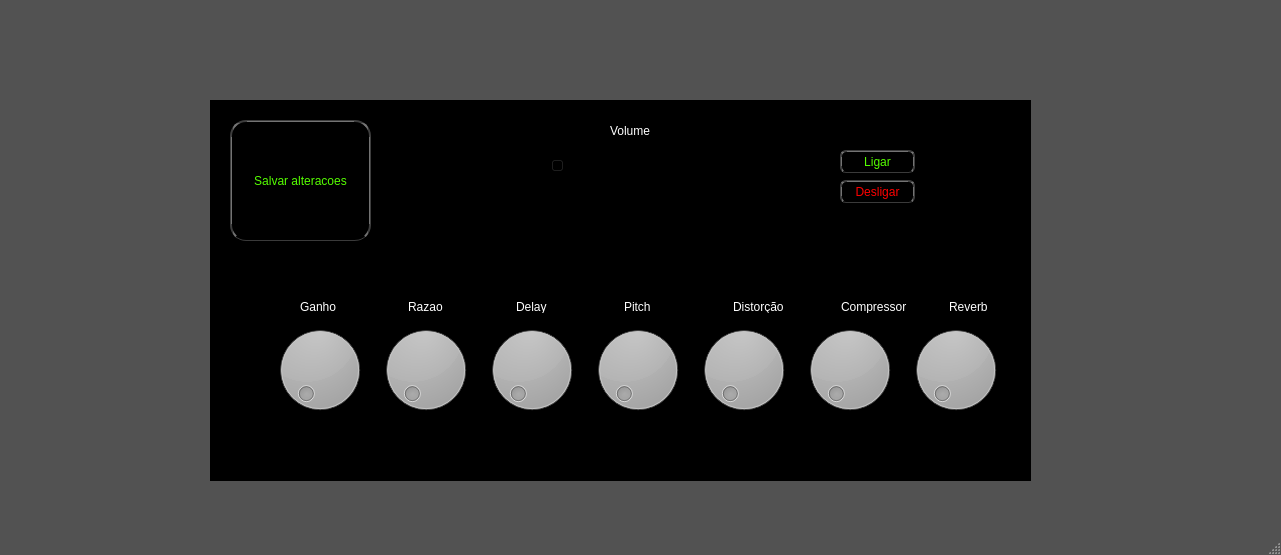
<?xml version="1.0" encoding="UTF-8"?>
<ui version="4.0">
 <class>MainWindow</class>
 <widget class="QMainWindow" name="MainWindow">
  <property name="geometry">
   <rect>
    <x>0</x>
    <y>0</y>
    <width>1281</width>
    <height>555</height>
   </rect>
  </property>
  <property name="windowTitle">
   <string>MainWindow</string>
  </property>
  <property name="styleSheet">
   <string notr="true">/*
ElegantDark Style Sheet for QT Applications
Author: Jaime A. Quiroga P.
Company: GTRONICK
Last updated: 17/04/2018
Available at: https://github.com/GTRONICK/QSS/blob/master/ElegantDark.qss
*/
QMainWindow {
	background-color:rgb(82, 82, 82);
}
QTextEdit {
	background-color:rgb(42, 42, 42);
	color: rgb(0, 255, 0);
}
QPushButton{
	border-style: outset;
	border-width: 2px;
	border-top-color: qlineargradient(spread:pad, x1:0.5, y1:0.6, x2:0.5, y2:0.4, stop:0 rgba(115, 115, 115, 255), stop:1 rgba(62, 62, 62, 255));
	border-right-color: qlineargradient(spread:pad, x1:0.4, y1:0.5, x2:0.6, y2:0.5, stop:0 rgba(115, 115, 115, 255), stop:1 rgba(62, 62, 62, 255));
	border-left-color: qlineargradient(spread:pad, x1:0.6, y1:0.5, x2:0.4, y2:0.5, stop:0 rgba(115, 115, 115, 255), stop:1 rgba(62, 62, 62, 255));
	border-bottom-color: rgb(58, 58, 58);
	border-bottom-width: 1px;
	border-style: solid;
	color: rgb(255, 255, 255);
	padding: 2px;
	background-color: qlineargradient(spread:pad, x1:0.5, y1:1, x2:0.5, y2:0, stop:0 rgba(77, 77, 77, 255), stop:1 rgba(97, 97, 97, 255));
}
QPushButton:hover{
	border-style: outset;
	border-width: 2px;
	border-top-color: qlineargradient(spread:pad, x1:0.5, y1:0.6, x2:0.5, y2:0.4, stop:0 rgba(180, 180, 180, 255), stop:1 rgba(110, 110, 110, 255));
	border-right-color: qlineargradient(spread:pad, x1:0.4, y1:0.5, x2:0.6, y2:0.5, stop:0 rgba(180, 180, 180, 255), stop:1 rgba(110, 110, 110, 255));
	border-left-color: qlineargradient(spread:pad, x1:0.6, y1:0.5, x2:0.4, y2:0.5, stop:0 rgba(180, 180, 180, 255), stop:1 rgba(110, 110, 110, 255));
	border-bottom-color: rgb(115, 115, 115);
	border-bottom-width: 1px;
	border-style: solid;
	color: rgb(255, 255, 255);
	padding: 2px;
	background-color: qlineargradient(spread:pad, x1:0.5, y1:1, x2:0.5, y2:0, stop:0 rgba(107, 107, 107, 255), stop:1 rgba(157, 157, 157, 255));
}
QPushButton:pressed{
	border-style: outset;
	border-width: 2px;
	border-top-color: qlineargradient(spread:pad, x1:0.5, y1:0.6, x2:0.5, y2:0.4, stop:0 rgba(62, 62, 62, 255), stop:1 rgba(22, 22, 22, 255));
	border-right-color: qlineargradient(spread:pad, x1:0.4, y1:0.5, x2:0.6, y2:0.5, stop:0 rgba(115, 115, 115, 255), stop:1 rgba(62, 62, 62, 255));
	border-left-color: qlineargradient(spread:pad, x1:0.6, y1:0.5, x2:0.4, y2:0.5, stop:0 rgba(115, 115, 115, 255), stop:1 rgba(62, 62, 62, 255));
	border-bottom-color: rgb(58, 58, 58);
	border-bottom-width: 1px;
	border-style: solid;
	color: rgb(255, 255, 255);
	padding: 2px;
	background-color: qlineargradient(spread:pad, x1:0.5, y1:1, x2:0.5, y2:0, stop:0 rgba(77, 77, 77, 255), stop:1 rgba(97, 97, 97, 255));
}
QPushButton:disabled{
	border-style: outset;
	border-width: 2px;
	border-top-color: qlineargradient(spread:pad, x1:0.5, y1:0.6, x2:0.5, y2:0.4, stop:0 rgba(115, 115, 115, 255), stop:1 rgba(62, 62, 62, 255));
	border-right-color: qlineargradient(spread:pad, x1:0.4, y1:0.5, x2:0.6, y2:0.5, stop:0 rgba(115, 115, 115, 255), stop:1 rgba(62, 62, 62, 255));
	border-left-color: qlineargradient(spread:pad, x1:0.6, y1:0.5, x2:0.4, y2:0.5, stop:0 rgba(115, 115, 115, 255), stop:1 rgba(62, 62, 62, 255));
	border-bottom-color: rgb(58, 58, 58);
	border-bottom-width: 1px;
	border-style: solid;
	color: rgb(0, 0, 0);
	padding: 2px;
	background-color: qlineargradient(spread:pad, x1:0.5, y1:1, x2:0.5, y2:0, stop:0 rgba(57, 57, 57, 255), stop:1 rgba(77, 77, 77, 255));
}
QLineEdit {
	border-width: 1px; border-radius: 4px;
	border-color: rgb(58, 58, 58);
	border-style: inset;
	padding: 0 8px;
	color: rgb(255, 255, 255);
	background:rgb(100, 100, 100);
	selection-background-color: rgb(187, 187, 187);
	selection-color: rgb(60, 63, 65);
}
QLabel {
	color:rgb(255,255,255);	
}
QProgressBar {
	text-align: center;
	color: rgb(240, 240, 240);
	border-width: 1px; 
	border-radius: 10px;
	border-color: rgb(58, 58, 58);
	border-style: inset;
	background-color:rgb(77,77,77);
}
QProgressBar::chunk {
	background-color: qlineargradient(spread:pad, x1:0.5, y1:0.7, x2:0.5, y2:0.3, stop:0 rgba(87, 97, 106, 255), stop:1 rgba(93, 103, 113, 255));
	border-radius: 5px;
}
QMenuBar {
	background:rgb(82, 82, 82);
}
QMenuBar::item {
	color:rgb(223,219,210);
	spacing: 3px;
	padding: 1px 4px;
	background: transparent;
}

QMenuBar::item:selected {
	background:rgb(115, 115, 115);
}
QMenu::item:selected {
	color:rgb(255,255,255);
	border-width:2px;
	border-style:solid;
	padding-left:18px;
	padding-right:8px;
	padding-top:2px;
	padding-bottom:3px;
	background:qlineargradient(spread:pad, x1:0.5, y1:0.7, x2:0.5, y2:0.3, stop:0 rgba(87, 97, 106, 255), stop:1 rgba(93, 103, 113, 255));
	border-top-color: qlineargradient(spread:pad, x1:0.5, y1:0.6, x2:0.5, y2:0.4, stop:0 rgba(115, 115, 115, 255), stop:1 rgba(62, 62, 62, 255));
	border-right-color: qlineargradient(spread:pad, x1:0.4, y1:0.5, x2:0.6, y2:0.5, stop:0 rgba(115, 115, 115, 255), stop:1 rgba(62, 62, 62, 255));
	border-left-color: qlineargradient(spread:pad, x1:0.6, y1:0.5, x2:0.4, y2:0.5, stop:0 rgba(115, 115, 115, 255), stop:1 rgba(62, 62, 62, 255));
	border-bottom-color: rgb(58, 58, 58);
	border-bottom-width: 1px;
}
QMenu::item {
	color:rgb(223,219,210);
	background-color:rgb(78,78,78);
	padding-left:20px;
	padding-top:4px;
	padding-bottom:4px;
	padding-right:10px;
}
QMenu{
	background-color:rgb(78,78,78);
}
QTabWidget {
	color:rgb(0,0,0);
	background-color:rgb(247,246,246);
}
QTabWidget::pane {
		border-color: rgb(77,77,77);
		background-color:rgb(101,101,101);
		border-style: solid;
		border-width: 1px;
    	border-radius: 6px;
}
QTabBar::tab {
	padding:2px;
	color:rgb(250,250,250);
  	background-color: qlineargradient(spread:pad, x1:0.5, y1:1, x2:0.5, y2:0, stop:0 rgba(77, 77, 77, 255), stop:1 rgba(97, 97, 97, 255));
	border-style: solid;
	border-width: 2px;
  	border-top-right-radius:4px;
   border-top-left-radius:4px;
	border-top-color: qlineargradient(spread:pad, x1:0.5, y1:0.6, x2:0.5, y2:0.4, stop:0 rgba(115, 115, 115, 255), stop:1 rgba(95, 92, 93, 255));
	border-right-color: qlineargradient(spread:pad, x1:0.4, y1:0.5, x2:0.6, y2:0.5, stop:0 rgba(115, 115, 115, 255), stop:1 rgba(95, 92, 93, 255));
	border-left-color: qlineargradient(spread:pad, x1:0.6, y1:0.5, x2:0.4, y2:0.5, stop:0 rgba(115, 115, 115, 255), stop:1 rgba(95, 92, 93, 255));
	border-bottom-color: rgb(101,101,101);
}
QTabBar::tab:selected, QTabBar::tab:last:selected, QTabBar::tab:hover {
  	background-color:rgb(101,101,101);
  	margin-left: 0px;
  	margin-right: 1px;
}
QTabBar::tab:!selected {
    	margin-top: 1px;
		margin-right: 1px;
}
QCheckBox {
	color:rgb(223,219,210);
	padding: 2px;
}
QCheckBox:hover {
	border-radius:4px;
	border-style:solid;
	padding-left: 1px;
	padding-right: 1px;
	padding-bottom: 1px;
	padding-top: 1px;
	border-width:1px;
	border-color: rgb(87, 97, 106);
	background-color:qlineargradient(spread:pad, x1:0.5, y1:0.7, x2:0.5, y2:0.3, stop:0 rgba(87, 97, 106, 150), stop:1 rgba(93, 103, 113, 150));
}
QCheckBox::indicator:checked {
	border-radius:4px;
	border-style:solid;
	border-width:1px;
	border-color: rgb(180,180,180);
  	background-color:qlineargradient(spread:pad, x1:0.5, y1:0.7, x2:0.5, y2:0.3, stop:0 rgba(87, 97, 106, 255), stop:1 rgba(93, 103, 113, 255));
}
QCheckBox::indicator:unchecked {
	border-radius:4px;
	border-style:solid;
	border-width:1px;
	border-color: rgb(87, 97, 106);
  	background-color:rgb(255,255,255);
}
QStatusBar {
	color:rgb(240,240,240);
}
</string>
  </property>
  <widget class="QWidget" name="centralwidget">
   <widget class="QFrame" name="frame">
    <property name="geometry">
     <rect>
      <x>210</x>
      <y>100</y>
      <width>821</width>
      <height>381</height>
     </rect>
    </property>
    <property name="styleSheet">
     <string notr="true">background-color: rgb(255, 0, 127);
background-color: rgb(0, 0, 0);</string>
    </property>
    <property name="frameShape">
     <enum>QFrame::StyledPanel</enum>
    </property>
    <property name="frameShadow">
     <enum>QFrame::Raised</enum>
    </property>
    <widget class="QFrame" name="frame_2">
     <property name="geometry">
      <rect>
       <x>50</x>
       <y>210</y>
       <width>756</width>
       <height>120</height>
      </rect>
     </property>
     <property name="frameShape">
      <enum>QFrame::StyledPanel</enum>
     </property>
     <property name="frameShadow">
      <enum>QFrame::Raised</enum>
     </property>
     <layout class="QHBoxLayout" name="horizontalLayout">
      <item>
       <widget class="QDial" name="dial">
        <property name="styleSheet">
         <string notr="true">
background-color: qradialgradient(spread:pad, cx:0.5, cy:0.5, radius:0.5, fx:0.5, fy:0.5, stop:0 rgba(0, 0, 0, 255), stop:0.05 rgba(14, 8, 73, 255), stop:0.36 rgba(28, 17, 145, 255), stop:0.6 rgba(126, 14, 81, 255), stop:0.75 rgba(234, 11, 11, 255), stop:0.79 rgba(244, 70, 5, 255), stop:0.86 rgba(255, 136, 0, 255), stop:0.935 rgba(239, 236, 55, 255));</string>
        </property>
        <property name="maximum">
         <number>10</number>
        </property>
       </widget>
      </item>
      <item>
       <widget class="QDial" name="dial_razao">
        <property name="styleSheet">
         <string notr="true">
background-color: qradialgradient(spread:pad, cx:0.5, cy:0.5, radius:0.5, fx:0.5, fy:0.5, stop:0 rgba(0, 0, 0, 255), stop:0.05 rgba(14, 8, 73, 255), stop:0.36 rgba(28, 17, 145, 255), stop:0.6 rgba(126, 14, 81, 255), stop:0.75 rgba(234, 11, 11, 255), stop:0.79 rgba(244, 70, 5, 255), stop:0.86 rgba(255, 136, 0, 255), stop:0.935 rgba(239, 236, 55, 255));</string>
        </property>
        <property name="maximum">
         <number>10</number>
        </property>
       </widget>
      </item>
      <item>
       <widget class="QDial" name="dial_delay">
        <property name="styleSheet">
         <string notr="true">
background-color: qradialgradient(spread:pad, cx:0.5, cy:0.5, radius:0.5, fx:0.5, fy:0.5, stop:0 rgba(0, 0, 0, 255), stop:0.05 rgba(14, 8, 73, 255), stop:0.36 rgba(28, 17, 145, 255), stop:0.6 rgba(126, 14, 81, 255), stop:0.75 rgba(234, 11, 11, 255), stop:0.79 rgba(244, 70, 5, 255), stop:0.86 rgba(255, 136, 0, 255), stop:0.935 rgba(239, 236, 55, 255));</string>
        </property>
        <property name="maximum">
         <number>10</number>
        </property>
       </widget>
      </item>
      <item>
       <widget class="QDial" name="dial_pitch">
        <property name="styleSheet">
         <string notr="true">
background-color: qradialgradient(spread:pad, cx:0.5, cy:0.5, radius:0.5, fx:0.5, fy:0.5, stop:0 rgba(0, 0, 0, 255), stop:0.05 rgba(14, 8, 73, 255), stop:0.36 rgba(28, 17, 145, 255), stop:0.6 rgba(126, 14, 81, 255), stop:0.75 rgba(234, 11, 11, 255), stop:0.79 rgba(244, 70, 5, 255), stop:0.86 rgba(255, 136, 0, 255), stop:0.935 rgba(239, 236, 55, 255));</string>
        </property>
        <property name="maximum">
         <number>10</number>
        </property>
       </widget>
      </item>
      <item>
       <widget class="QDial" name="dial_distorcao">
        <property name="styleSheet">
         <string notr="true">
background-color: qradialgradient(spread:pad, cx:0.5, cy:0.5, radius:0.5, fx:0.5, fy:0.5, stop:0 rgba(0, 0, 0, 255), stop:0.05 rgba(14, 8, 73, 255), stop:0.36 rgba(28, 17, 145, 255), stop:0.6 rgba(126, 14, 81, 255), stop:0.75 rgba(234, 11, 11, 255), stop:0.79 rgba(244, 70, 5, 255), stop:0.86 rgba(255, 136, 0, 255), stop:0.935 rgba(239, 236, 55, 255));</string>
        </property>
        <property name="maximum">
         <number>10</number>
        </property>
       </widget>
      </item>
      <item>
       <widget class="QDial" name="dial_compressor">
        <property name="styleSheet">
         <string notr="true">
background-color: qradialgradient(spread:pad, cx:0.5, cy:0.5, radius:0.5, fx:0.5, fy:0.5, stop:0 rgba(0, 0, 0, 255), stop:0.05 rgba(14, 8, 73, 255), stop:0.36 rgba(28, 17, 145, 255), stop:0.6 rgba(126, 14, 81, 255), stop:0.75 rgba(234, 11, 11, 255), stop:0.79 rgba(244, 70, 5, 255), stop:0.86 rgba(255, 136, 0, 255), stop:0.935 rgba(239, 236, 55, 255));</string>
        </property>
        <property name="maximum">
         <number>10</number>
        </property>
       </widget>
      </item>
      <item>
       <widget class="QDial" name="dial_reverb">
        <property name="styleSheet">
         <string notr="true">
background-color: qradialgradient(spread:pad, cx:0.5, cy:0.5, radius:0.5, fx:0.5, fy:0.5, stop:0 rgba(0, 0, 0, 255), stop:0.05 rgba(14, 8, 73, 255), stop:0.36 rgba(28, 17, 145, 255), stop:0.6 rgba(126, 14, 81, 255), stop:0.75 rgba(234, 11, 11, 255), stop:0.79 rgba(244, 70, 5, 255), stop:0.86 rgba(255, 136, 0, 255), stop:0.935 rgba(239, 236, 55, 255));</string>
        </property>
        <property name="maximum">
         <number>10</number>
        </property>
       </widget>
      </item>
     </layout>
    </widget>
    <widget class="QFrame" name="frame_3">
     <property name="geometry">
      <rect>
       <x>80</x>
       <y>190</y>
       <width>771</width>
       <height>33</height>
      </rect>
     </property>
     <property name="frameShape">
      <enum>QFrame::StyledPanel</enum>
     </property>
     <property name="frameShadow">
      <enum>QFrame::Raised</enum>
     </property>
     <layout class="QHBoxLayout" name="horizontalLayout_2">
      <item>
       <widget class="QLabel" name="label_7">
        <property name="text">
         <string>Ganho</string>
        </property>
       </widget>
      </item>
      <item>
       <widget class="QLabel" name="label_5">
        <property name="text">
         <string>Razao</string>
        </property>
       </widget>
      </item>
      <item>
       <widget class="QLabel" name="label">
        <property name="text">
         <string>Delay</string>
        </property>
       </widget>
      </item>
      <item>
       <widget class="QLabel" name="label_4">
        <property name="text">
         <string>Pitch</string>
        </property>
       </widget>
      </item>
      <item>
       <widget class="QLabel" name="label_3">
        <property name="text">
         <string>Distorção</string>
        </property>
       </widget>
      </item>
      <item>
       <widget class="QLabel" name="label_2">
        <property name="text">
         <string>Compressor</string>
        </property>
       </widget>
      </item>
      <item>
       <widget class="QLabel" name="label_6">
        <property name="text">
         <string>Reverb</string>
        </property>
       </widget>
      </item>
     </layout>
    </widget>
    <widget class="QSlider" name="volume">
     <property name="geometry">
      <rect>
       <x>340</x>
       <y>50</y>
       <width>181</width>
       <height>31</height>
      </rect>
     </property>
     <property name="styleSheet">
      <string notr="true">QSlider{
	color: rgb(255, 85, 127);
	background-color: rgb(255, 255, 0);
	border-right-color: rgb(255, 85, 255);
	color: rgb(255, 170, 0);
	/*color: rgb(85, 255, 255);*/
	border-color: rgb(255, 255, 255);
	background-color: rgb(104, 104, 104);

}
border-top-color: rgb(85, 255, 255);
border-radius: 30px;</string>
     </property>
     <property name="orientation">
      <enum>Qt::Horizontal</enum>
     </property>
    </widget>
    <widget class="QLabel" name="label_8">
     <property name="geometry">
      <rect>
       <x>400</x>
       <y>10</y>
       <width>191</width>
       <height>41</height>
      </rect>
     </property>
     <property name="text">
      <string>Volume</string>
     </property>
    </widget>
    <widget class="QFrame" name="frame_4">
     <property name="geometry">
      <rect>
       <x>610</x>
       <y>40</y>
       <width>120</width>
       <height>80</height>
      </rect>
     </property>
     <property name="frameShape">
      <enum>QFrame::StyledPanel</enum>
     </property>
     <property name="frameShadow">
      <enum>QFrame::Raised</enum>
     </property>
     <widget class="QPushButton" name="pushButton">
      <property name="geometry">
       <rect>
        <x>20</x>
        <y>10</y>
        <width>75</width>
        <height>23</height>
       </rect>
      </property>
      <property name="styleSheet">
       <string notr="true">color: rgb(85, 255, 0);
border-radius: 6px;</string>
      </property>
      <property name="text">
       <string>Ligar</string>
      </property>
     </widget>
     <widget class="QPushButton" name="pushButton_2">
      <property name="geometry">
       <rect>
        <x>20</x>
        <y>40</y>
        <width>75</width>
        <height>23</height>
       </rect>
      </property>
      <property name="styleSheet">
       <string notr="true">color: rgb(255, 0, 0);
border-radius: 6px;</string>
      </property>
      <property name="text">
       <string>Desligar</string>
      </property>
     </widget>
    </widget>
    <widget class="QPushButton" name="pushButton_3">
     <property name="geometry">
      <rect>
       <x>20</x>
       <y>20</y>
       <width>141</width>
       <height>121</height>
      </rect>
     </property>
     <property name="styleSheet">
      <string notr="true">color: rgb(85, 255, 0);
border-radius: 16px;</string>
     </property>
     <property name="text">
      <string>Salvar alteracoes</string>
     </property>
    </widget>
    <widget class="QFrame" name="frame_5">
     <property name="geometry">
      <rect>
       <x>30</x>
       <y>330</y>
       <width>761</width>
       <height>43</height>
      </rect>
     </property>
     <property name="frameShape">
      <enum>QFrame::StyledPanel</enum>
     </property>
     <property name="frameShadow">
      <enum>QFrame::Raised</enum>
     </property>
     <layout class="QHBoxLayout" name="horizontalLayout_3">
      <item>
       <widget class="QLCDNumber" name="lcdGanho">
        <property name="segmentStyle">
         <enum>QLCDNumber::Flat</enum>
        </property>
       </widget>
      </item>
      <item>
       <widget class="QLCDNumber" name="lcdRazao">
        <property name="segmentStyle">
         <enum>QLCDNumber::Flat</enum>
        </property>
       </widget>
      </item>
      <item>
       <widget class="QLCDNumber" name="lcdDelay">
        <property name="segmentStyle">
         <enum>QLCDNumber::Flat</enum>
        </property>
       </widget>
      </item>
      <item>
       <widget class="QLCDNumber" name="lcdPitch">
        <property name="segmentStyle">
         <enum>QLCDNumber::Flat</enum>
        </property>
       </widget>
      </item>
      <item>
       <widget class="QLCDNumber" name="lcdDistorcao">
        <property name="segmentStyle">
         <enum>QLCDNumber::Flat</enum>
        </property>
       </widget>
      </item>
      <item>
       <widget class="QLCDNumber" name="lcdCompressor">
        <property name="styleSheet">
         <string notr="true"/>
        </property>
        <property name="segmentStyle">
         <enum>QLCDNumber::Flat</enum>
        </property>
       </widget>
      </item>
      <item>
       <widget class="QLCDNumber" name="lcdReverb">
        <property name="segmentStyle">
         <enum>QLCDNumber::Flat</enum>
        </property>
       </widget>
      </item>
     </layout>
    </widget>
    <zorder>frame_2</zorder>
    <zorder>frame_3</zorder>
    <zorder>label_8</zorder>
    <zorder>frame_4</zorder>
    <zorder>volume</zorder>
    <zorder>pushButton_3</zorder>
    <zorder>frame_5</zorder>
   </widget>
  </widget>
  <widget class="QMenuBar" name="menubar">
   <property name="geometry">
    <rect>
     <x>0</x>
     <y>0</y>
     <width>1281</width>
     <height>18</height>
    </rect>
   </property>
  </widget>
  <widget class="QStatusBar" name="statusbar"/>
 </widget>
 <resources/>
 <connections/>
</ui>
